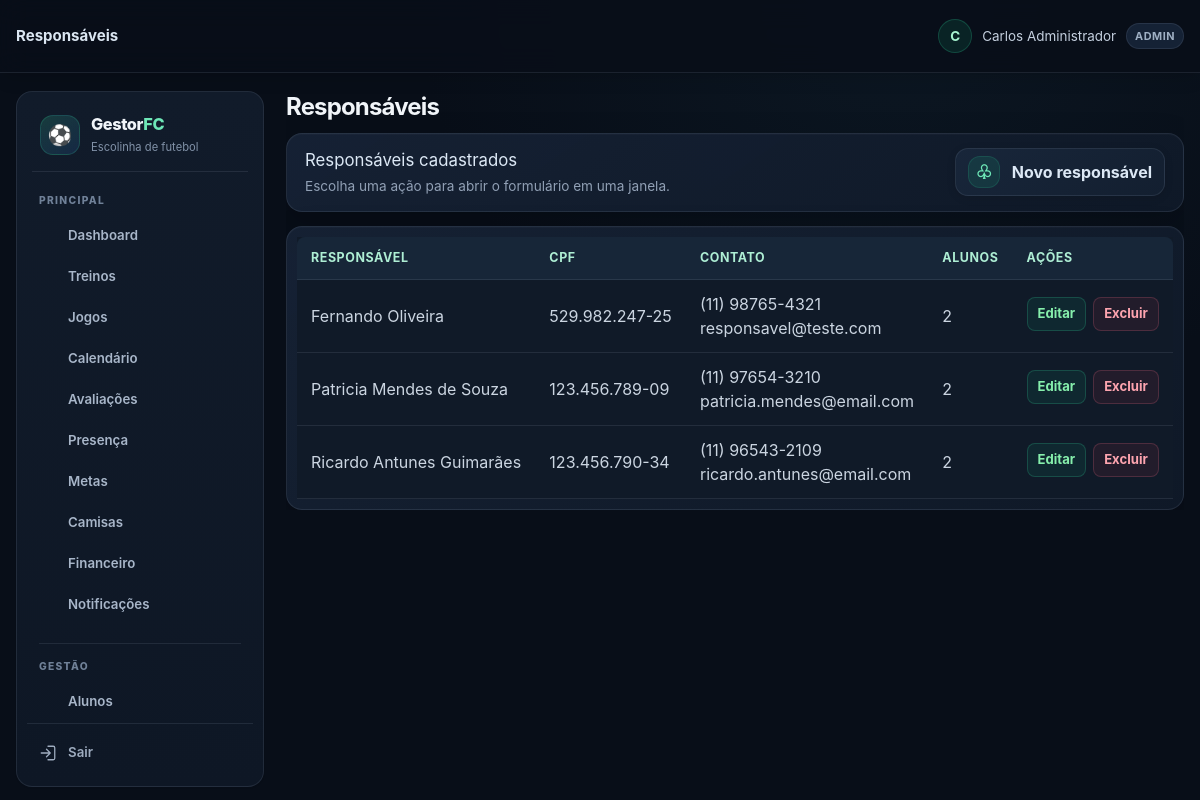
The app's page /responsaveis.php (signed in) with its own data.
### tables this page shows
CREATE TABLE TB_RESPONSAVEL (
    COD_RESPONSAVEL INT AUTO_INCREMENT PRIMARY KEY,
    COD_ESCOLINHA INT NOT NULL,
    COD_USUARIO INT NULL,
    NOME VARCHAR(100) NOT NULL,
    CPF VARCHAR(14) NOT NULL,
    TELEFONE VARCHAR(20),
    EMAIL VARCHAR(100),
    ENDERECO VARCHAR(255),
    CRIADO_EM TIMESTAMP DEFAULT CURRENT_TIMESTAMP,
    FOREIGN KEY (COD_ESCOLINHA) REFERENCES TB_ESCOLINHA(COD_ESCOLINHA) ON DELETE CASCADE,
    FOREIGN KEY (COD_USUARIO) REFERENCES TB_USUARIO(COD_USUARIO) ON DELETE SET NULL,
    UNIQUE (COD_ESCOLINHA, CPF)
);

### includes/helpers.php (called while the page is built, shortened)
<?php
function e($value) {
    return htmlspecialchars((string) $value, ENT_QUOTES, 'UTF-8');
}

### responsaveis.php (the view, shortened to what this page needs)
<?php
require_once __DIR__ . '/includes/layout.php';
$db = getDB();
$escolinha = currentEscolinhaId();
$lista = $db->prepare('SELECT r.*, COUNT(a.COD_ALUNO) AS TOTAL_ALUNOS FROM TB_RESPONSAVEL r LEFT JOIN TB_ALUNO a ON a.COD_RESPONSAVEL = r.COD_RESPONSAVEL WHERE r.COD_ESCOLINHA = ? GROUP BY r.COD_RESPONSAVEL ORDER BY r.NOME');
$lista->execute([$escolinha]);
$lista = $lista->fetchAll();
?>
<section><div><table><thead><tr><th>Responsável</th><th>CPF</th><th>Contato</th><th>Alunos</th><th>Ações</th></tr></thead><tbody><?php foreach ($lista as $r): ?><tr><td><?= e($r['NOME']) ?></td><td><?= e($r['CPF']) ?></td><td><?= e($r['TELEFONE']) ?><br><?= e($r['EMAIL']) ?></td><td><?= (int) $r['TOTAL_ALUNOS'] ?></td><td><button type="button" class="acao-tabela" data-modal-url="responsaveis.php?mini=1&amp;editar=<?= (int) $r['COD_RESPONSAVEL'] ?>" data-modal-titulo="Editar responsável">Editar</button><form method="post" data-confirm-submit="Excluir este responsável?"><button>Excluir</button></form></td></tr><?php endforeach; ?></tbody></table></div></section>

### records on screen
tb_responsavel: NOME "Fernando Oliveira", CPF "529.982.247-25", TELEFONE "(11) 98765-4321", EMAIL "responsavel@teste.com", TOTAL_ALUNOS "2"
tb_responsavel: NOME "Patricia Mendes de Souza", CPF "123.456.789-09", TELEFONE "(11) 97654-3210", EMAIL "patricia.mendes@email.com", TOTAL_ALUNOS "2"
tb_responsavel: NOME "Ricardo Antunes Guimarães", CPF "123.456.790-34", TELEFONE "(11) 96543-2109", EMAIL "ricardo.antunes@email.com", TOTAL_ALUNOS "2"

### other values on screen
$title "Responsáveis"
$_SESSION['username'] "Carlos Administrador"
$_SESSION['user_role'] "ADMIN"
$label "Dashboard Treinos Jogos Calendário Avaliações Presença Metas Camisas Financeiro Notificações Alunos"
$titulosRecursos[$title] "Responsáveis cadastrados"
$acao[1] "♧"
$acao[0] "Novo responsável"
